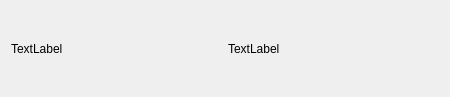
<?xml version="1.0" encoding="UTF-8"?>
<ui version="4.0">
 <class>TableStatus</class>
 <widget class="QWidget" name="TableStatus">
  <property name="geometry">
   <rect>
    <x>0</x>
    <y>0</y>
    <width>450</width>
    <height>97</height>
   </rect>
  </property>
  <property name="windowTitle">
   <string>Form</string>
  </property>
  <layout class="QGridLayout" name="gridLayout">
   <item row="0" column="0">
    <layout class="QHBoxLayout" name="horizontalLayout">
     <item>
      <widget class="QLabel" name="tableName">
       <property name="text">
        <string>TextLabel</string>
       </property>
      </widget>
     </item>
     <item>
      <widget class="QLabel" name="statusLed">
       <property name="text">
        <string>TextLabel</string>
       </property>
      </widget>
     </item>
    </layout>
   </item>
  </layout>
 </widget>
 <resources/>
 <connections/>
</ui>
